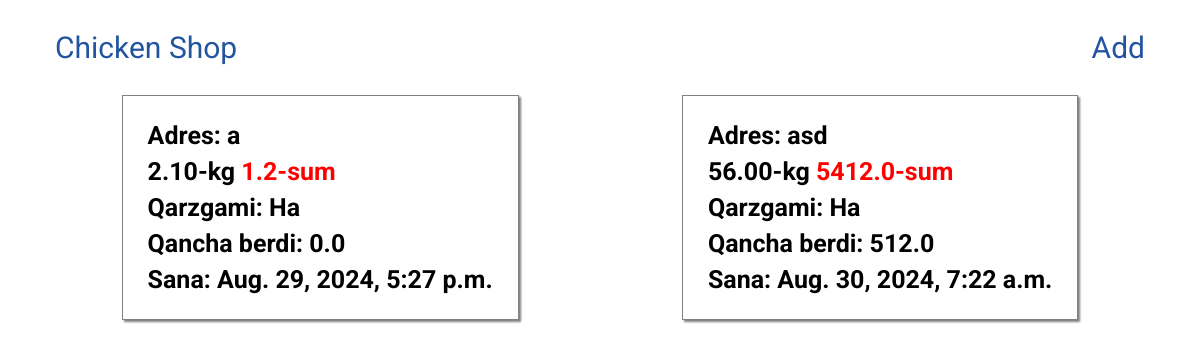
Before: / with the older database file.
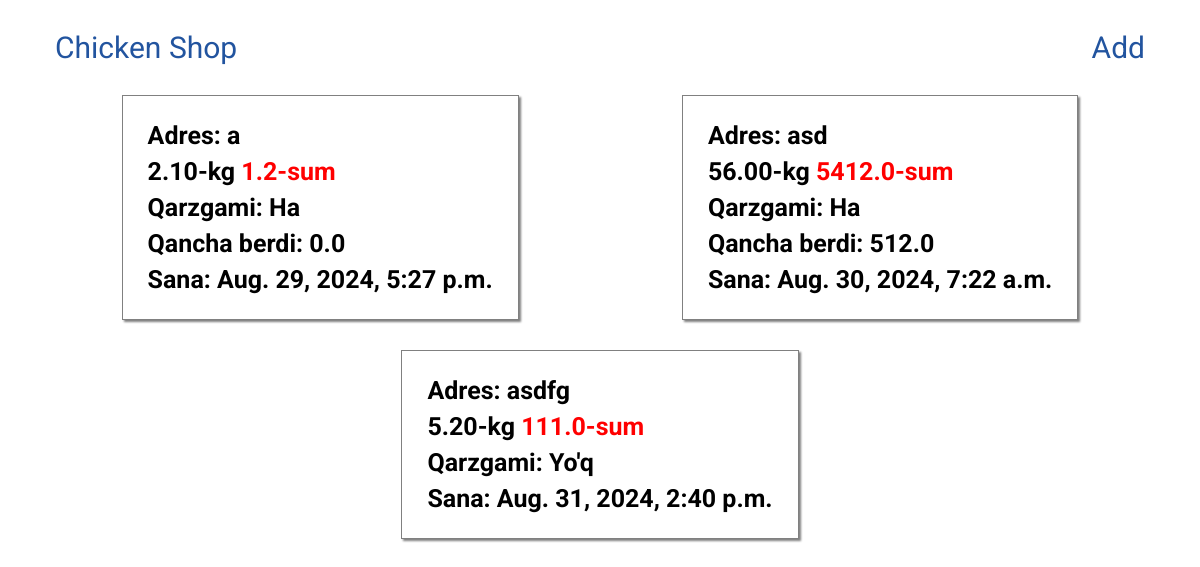
After: the same page with the newer database file.
### ShopApp/models.py (models this page shows, shortened)
class Orders(models.Model):
    address=models.TextField()
    kg=models.DecimalField(default=0, max_digits=5, decimal_places=2)
    price=models.DecimalField(max_digits=20, decimal_places=1)
    debt=models.BooleanField(default=False)
    give=models.DecimalField(max_digits=20, decimal_places=1, default=0)
    date=models.DateTimeField(auto_now_add=True)
    class Meta:
        verbose_name="Zakazlar"
        verbose_name_plural="Zakazlar"

### ShopApp/views.py (the view)
# urls.py: path("",MainPage.as_view(), name="main"),
class MainPage(ListView):
    queryset=Orders.objects.all()
    context_object_name="orders"

### ShopApp/templates/ShopApp/orders_list.html (shortened to what this page needs)
<!DOCTYPE html>
{% load static %}
<html lang="en">
  <head>
    <link rel="stylesheet" href="https://cdnjs.cloudflare.com/ajax/libs/font-awesome/6.6.0/css/all.min.css" />
    <link rel="stylesheet" href="{% static "./css/orders_list.css" %}">
  </head>
  <body>
    <header>
      <nav>
        <a href="{% url "ShopApp:main" %}">Chicken Shop</a>
        <a href="{% url "ShopApp:create" %}">Add</a>
      </nav>
    </header>
    <section>
      <div class="container">
        {% for order in orders %}
        <a href="{% url "ShopApp:detail" pk=order.id %}">
        <div class="order">
          <h1>Adres: {{ order.address }}</h1>
          <h2>{{ order.kg }}-kg <span>{{ order.price }}-sum</span></h2>
          <h3>
            Qarzgami: {% if order.debt %}Ha
            <h4>Qancha berdi: {{ order.give }}</h4>
            {% else %}Yo'q {% endif %}
          </h3>
          <h5>Sana: {{ order.date }}</h5>
        </div></a>
        {% endfor %}
      </div>
    </section>
  </body>
</html>

Changed rows visible on the page:
added Orders: address "asdfg", kg "5.20", price "111.0", debt "Yo'q", date "Aug. 31, 2024, 2:40 p.m."
